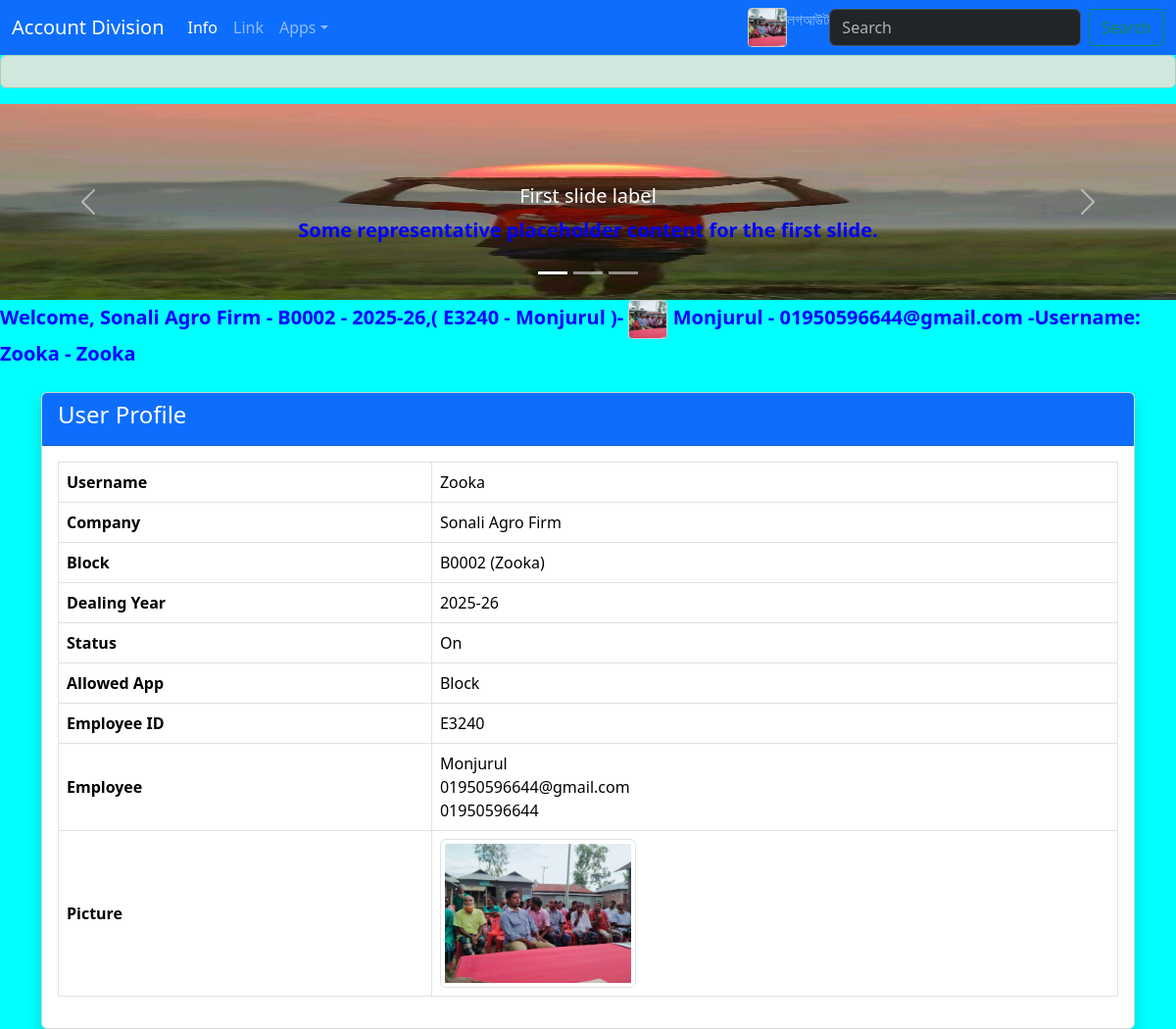
Page /ac/profile/ (signed in) on the committed database.
### account/models.py (models this page shows, shortened)
class UserProfile(models.Model):
    STATUS_CHOICES = [
        ('Stop', 'Stop'),
        ('On', 'On'),
        ('Abuse', 'Abuse'),
    ]
    user   = models.OneToOneField(User, on_delete=models.CASCADE)
    employee_id = models.ForeignKey(Employee, on_delete=models.CASCADE,null=True, blank=True)
    block_id  = models.ForeignKey(BlockName, on_delete=models.CASCADE)
    status = models.CharField(
    max_length=40,
    choices=STATUS_CHOICES,
    default='On'
    )
    ALLOWED_APPS = [
        ('account', 'Account'),
        ('block', 'Block'),
        ('marketing', 'Marketing'),
        ('contract_grower', 'Contract_grower'),
        ('ProjectAdmin', 'ProjectAdmin'),
    ]
    allowed_app = models.CharField(max_length=100, choices=ALLOWED_APPS)
    byear  = models.ForeignKey(DealingYear, on_delete=models.CASCADE,null=True, blank=True)
    com_id = models.ForeignKey(Company, on_delete=models.CASCADE)

class BlockName(models.Model):
    b_id = models.CharField(max_length=20,  primary_key=True)
    b_name = models.CharField(max_length=100,unique=True)
    b_land_Ac = models.FloatField()
    PerDecimal = models.DecimalField(max_digits=10, decimal_places=2)
    b_des = models.TextField(blank=True, null=True)
    division = models.CharField(max_length=20, choices=[
        ('AC', 'Account'),
        ('SP', 'Seed Production'),
        ('SM', 'Seed Marketing')
    ], default='AC')
    bso_email = models.EmailField()
    state = models.CharField(max_length=10, choices=[('ON', 'ON'), ('OFF', 'OFF')], default='ON')
    rlpay_day = models.CharField(max_length=50, default='Sunday')
    land_update = models.DecimalField(max_digits=10, decimal_places=2)
    division = models.CharField(max_length=20, choices=DIVISION_CHOICES, default='AC')
    emailst = models.EmailField()
    com_id = models.ForeignKey("ProjectAdmin.Company", on_delete=models.CASCADE)

### ProjectAdmin/models.py (models this page shows, shortened)
class Employee(models.Model):
    EmpId = models.CharField(max_length=10, primary_key=True)
    EmpName = models.CharField(max_length=100)
    EmpDesig = models.CharField(max_length=100)
    EmpMobile = models.CharField(max_length=15, unique=True)
    EmpEmail = models.EmailField(max_length=50, unique=True)
    EmpBirthDate = models.DateField()
    EmpJoininghDate = models.DateField()
    EmpPicture = models.ImageField(upload_to=employee_picture_upload_path, blank=True, null=True)
    EmpStatus = models.CharField(max_length=10, default='ON')
    EmpComId = models.ForeignKey(Company, on_delete=models.CASCADE)
    def __str__(self):
        return f"{self.EmpId} - {self.EmpName}"

class Company(models.Model):
    com_id = models.CharField(max_length=20,primary_key=True)
    company_name = models.CharField(max_length=100, unique=True)
    company_email = models.EmailField(max_length=100, unique=True)
    is_active = models.BooleanField(default=True)  # 👈 Add this

class DealingYear(models.Model):
    STATUS_CHOICES = [
        ('Stop', 'Stop'),
        ('On', 'On'),
        ('Abuse', 'Abuse'),
    ]
    dy_session = models.CharField(max_length=20, primary_key=True)  # অর্থবছর বা সেশন
    busy_status = models.CharField(max_length=10, choices=STATUS_CHOICES, default='On')
    com_id = models.ForeignKey(Company, on_delete=models.CASCADE)
    def __str__(self):
        return f" {self.dy_session}"
    class Meta:
        db_table = 'dealing_year'  # বিদ্যমান টেবিলের সাথে মিল

### account/views.py (the view)
# urls.py: path('profile/', views.userprofile_view, name='profile'),
def userprofile_view(request):
    profile = UserProfile.objects.get(user=request.user)
    return render(request, "account/userprofile.html", {"profile": profile})

### templates/account/userprofile.html
{% extends 'common_code/base_ac.html' %}
{% load static %}
{% block content %}
<div class="container mt-4">
    <div class="card shadow rounded">
        <div class="card-header bg-primary text-white">
            <h4>User Profile</h4>
        </div>
        <div class="card-body">
            <table class="table table-bordered align-middle">
                <tr>
                    <th>Username</th>
                    <td>{{ profile.user.username }}</td>
                </tr>
                <tr>
                    <th>Company</th>
                    <td>{{ profile.com_id.company_name|default:"No Company" }}</td>
                </tr>
                <tr>
                    <th>Block</th>
                    <td>{{ profile.block_id.b_id|default:"No Block" }}
                        ({{ profile.block_id.b_name|default:"No Block" }})
                    </td>
                </tr>
                <tr>
                    <th>Dealing Year</th>
                    <td>{{ profile.byear|default:"No Year" }}</td>
                </tr>
                <tr>
                    <th>Status</th>
                    <td>{{ profile.status }}</td>
                </tr>
                <tr>
                    <th>Allowed App</th>
                    <td>{{ profile.get_allowed_app_display }}</td>
                </tr>
                {% if profile.employee_id %}
                <tr>
                    <th>Employee ID</th>
                    <td>{{ profile.employee_id.EmpId }}</td>
                </tr>
                <tr>
                    <th>Employee</th>
                    <td>
                        {{ profile.employee_id.EmpName }} <br>
                        {{ profile.employee_id.EmpEmail }} <br>
                        {{ profile.employee_id.EmpMobile }}
                    </td>
                </tr>
                <tr>
                    <th>Picture</th>
                    <td>
                        {% if profile.employee_id.EmpPicture %}
                            <img src="{{ profile.employee_id.EmpPicture.url }}"
                                 alt="Employee Picture"
                                 class="img-thumbnail" width="120">
                        {% else %}
                            <img src="{% static 'images/no_picture.png' %}"
                                 alt="No Picture"
                                 class="img-thumbnail" width="120">
                        {% endif %}
                    </td>
                </tr>
                {% else %}
                <tr>
                    <th>Employee</th>
                    <td>No Employee Assigned</td>
                </tr>
                {% endif %}
            </table>
        </div>
    </div>
</div>
{% endblock %}

### templates/common_code/base_ac.html (shortened to what this page needs)
<!DOCTYPE html>
<html lang="en">
    {% load static %}
<head>
    <link href="https://cdn.jsdelivr.net/npm/bootstrap@5.3.7/dist/css/bootstrap.min.css" rel="stylesheet">
    <link rel="stylesheet" href="{% static 'style.css' %}" >
</head>
<body>
   <nav class="navbar navbar-expand-lg bg-primary" data-bs-theme="dark">
   <div class="container-fluid">
    <a class="navbar-brand" href="{% url 'account:homepage' %}">Account Division</a>
  <ul class="navbar-nav me-auto mb-2 mb-lg-0">
    <li class="nav-item">
      {% if user.is_authenticated %}
        <a class="nav-link active" aria-current="page" href="{% url 'account:homepage' %}">Info</a>
      {% else %}
        <a class="nav-link disabled" aria-disabled="true" tabindex="-1" href="#">Info</a>
      {% endif %}
    </li>
    <li class="nav-item">
      {% if user.is_authenticated %}
        <a class="nav-link" href="{% url 'account:homepage' %}">Link</a>
      {% else %}
        <a class="nav-link disabled" aria-disabled="true" tabindex="-1" href="#">Link</a>
      {% endif %}
    </li>
    <li class="nav-item dropdown">
      {% if user.is_authenticated %}
      <a class="nav-link dropdown-toggle" href="#" role="button" data-bs-toggle="dropdown" aria-expanded="false">Apps</a>
      {% else %}
        <a class="nav-link disabled" aria-disabled="true" tabindex="-1" href="#">Apps</a>
      {% endif %}
    </li>
</ul>
<ul class="navbar-nav ms-auto">
    {% if user.is_authenticated %}
        {% if user.userprofile.employee_id.EmpPicture %}
            <img src="{{ user.userprofile.employee_id.EmpPicture.url }}" class="icon-small" alt="Employee Picture" width="40">
        {% else %}
            <img src="{% static 'images/default.png' %}" class="icon-small" alt="No Picture" width="40">
        {% endif %}
        <form method="post" action="{% url 'account:logout' %}">
            <button type="submit" class="nav-link btn btn-link" style="padding: 0;">লগআউট</button>
        </form>
    {% else %}
        <li class="nav-item"><a class="nav-link" href="{% url 'account:login' %}">লগইন</a></li>
    {% endif %}
</ul>
      <form class="d-flex" role="search">
        <input class="form-control me-2" type="search" placeholder="Search" aria-label="Search"/>
        <button class="btn btn-outline-success" type="submit">Search</button>
      </form>
  </div>
</nav>
<div class="alert alert-success" role="alert">
</div>
<div id="carouselExampleCaptions" class="carousel slide">
  <div class="carousel-indicators">
    <button type="button" data-bs-target="#carouselExampleCaptions" data-bs-slide-to="0" class="active" aria-current="true" aria-label="Slide 1"></button>
    <button type="button" data-bs-target="#carouselExampleCaptions" data-bs-slide-to="1" aria-label="Slide 2"></button>
    <button type="button" data-bs-target="#carouselExampleCaptions" data-bs-slide-to="2" aria-label="Slide 3"></button>
  </div>
  <div class="carousel-inner">
    <div class="carousel-item active">
      <img src="{% static 'img/account/SRB.jpg' %}" class="d-block w-100" alt="logo">
      <div class="carousel-caption d-none d-md-block">
        <h5>First slide label</h5>
        <p>Some representative placeholder content for the first slide.</p>
      </div>
    </div>
  </div>
  <button class="carousel-control-prev" type="button" data-bs-target="#carouselExampleCaptions" data-bs-slide="prev">
    <span class="carousel-control-prev-icon" aria-hidden="true"></span>
  </button>
  <button class="carousel-control-next" type="button" data-bs-target="#carouselExampleCaptions" data-bs-slide="next">
    <span class="carousel-control-next-icon" aria-hidden="true"></span>
  </button>
</div>
<div>
      {% if user.is_authenticated %}
<p>
    Welcome,
    {{ user.userprofile.com_id.company_name|default_if_none:"No Company" }} -
    {{ user.userprofile.block_id.b_id|default_if_none:"No Block" }} -
    {{ user.userprofile.byear|default_if_none:"No Year" }},(
    {{ user.userprofile.employee_id|default:"No Empid" }} )-
    {% if user.userprofile.employee_id.EmpPicture %}
    <img src="{{ user.userprofile.employee_id.EmpPicture.url }}" class="icon-small" alt="Employee Picture" width="40">
    {% else %}
        <img src="{% static 'images/default.png' %}" class="icon-small" alt="No Picture" width="40">
    {% endif %}
    {{ user.userprofile.employee_id.EmpName|default_if_none:"No Employee" }} -
    {{ user.userprofile.employee_id.EmpEmail|default_if_none:"No EmpEmail" }} -Username:
    {{ user.username }} -
    {{ user.first_name|default:user.username }}
</p>
      {% else %}
        <p>Welcome, Guest!</p>
      {% endif %}
</div>
<div>
    {% block content %} {% endblock content %}
</div>
</body>
</html>

### static/style.css (style rules this page uses)
body { background-color: aqua; }
p { color: blue; font-weight: 900; font-size: 20px; }
img { height: 200px; width: 200px; }

### templates/common_code/base_ac.html (style rules this page uses)
.icon-small { width: 40px; height: 40px; object-fit: cover; border-radius: 4px; border: 1px solid #ccc; }

### rows in the picture
UserProfile: user.username "Zooka", com_id.company_name "Sonali Agro Firm", block_id.b_id "B0002", block_id.b_name "Zooka", byear "2025-26", status "On", allowed_app "Block", employee_id.EmpId "E3240", employee_id.EmpName "Monjurul", employee_id.EmpEmail "01950596644@gmail.com", employee_id.EmpMobile "01950596644", employee_id.EmpPicture (picture)

### other values in the picture
{{ user.userprofile.com_id.company_name|default_if_none:"No Company" }} "Sonali Agro Firm"
{{ user.userprofile.block_id.b_id|default_if_none:"No Block" }} "B0002"
{{ user.userprofile.byear|default_if_none:"No Year" }} "2025-26"
{{ user.userprofile.employee_id|default:"No Empid" }} "E3240 - Monjurul"
{{ user.userprofile.employee_id.EmpName|default_if_none:"No Employee" }} "Monjurul"
{{ user.userprofile.employee_id.EmpEmail|default_if_none:"No EmpEmail" }} "01950596644@gmail.com"
{{ user.username }} "Zooka"
{{ user.first_name|default:user.username }} "Zooka"
